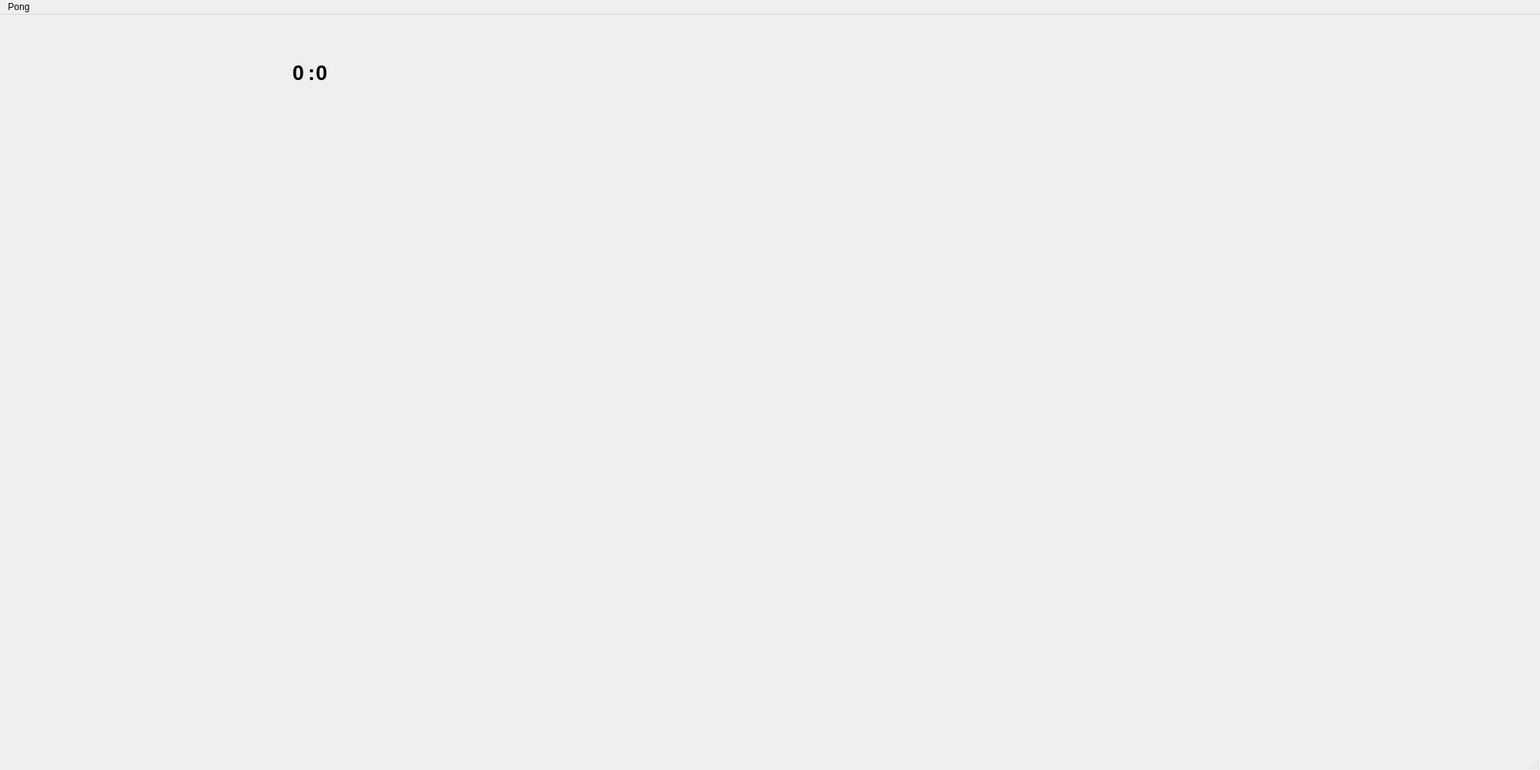
<?xml version="1.0" encoding="UTF-8"?>
<ui version="4.0">
 <class>MainWindow</class>
 <widget class="QMainWindow" name="MainWindow">
  <property name="geometry">
   <rect>
    <x>0</x>
    <y>0</y>
    <width>2000</width>
    <height>1000</height>
   </rect>
  </property>
  <property name="sizePolicy">
   <sizepolicy hsizetype="Fixed" vsizetype="Fixed">
    <horstretch>0</horstretch>
    <verstretch>0</verstretch>
   </sizepolicy>
  </property>
  <property name="minimumSize">
   <size>
    <width>0</width>
    <height>0</height>
   </size>
  </property>
  <property name="maximumSize">
   <size>
    <width>16777215</width>
    <height>16777215</height>
   </size>
  </property>
  <property name="mouseTracking">
   <bool>true</bool>
  </property>
  <property name="windowTitle">
   <string>Pong</string>
  </property>
  <property name="dockOptions">
   <set>QMainWindow::AllowTabbedDocks|QMainWindow::AnimatedDocks</set>
  </property>
  <widget class="QWidget" name="centralwidget">
   <property name="mouseTracking">
    <bool>true</bool>
   </property>
   <widget class="QLabel" name="lblHumanScore">
    <property name="geometry">
     <rect>
      <x>345</x>
      <y>50</y>
      <width>50</width>
      <height>50</height>
     </rect>
    </property>
    <property name="font">
     <font>
      <pointsize>20</pointsize>
      <bold>true</bold>
     </font>
    </property>
    <property name="text">
     <string>0</string>
    </property>
    <property name="alignment">
     <set>Qt::AlignRight|Qt::AlignTrailing|Qt::AlignVCenter</set>
    </property>
   </widget>
   <widget class="QLabel" name="lblAIScore">
    <property name="geometry">
     <rect>
      <x>410</x>
      <y>50</y>
      <width>50</width>
      <height>50</height>
     </rect>
    </property>
    <property name="font">
     <font>
      <pointsize>20</pointsize>
      <bold>true</bold>
     </font>
    </property>
    <property name="text">
     <string>0</string>
    </property>
   </widget>
   <widget class="QLabel" name="lblColon">
    <property name="geometry">
     <rect>
      <x>400</x>
      <y>50</y>
      <width>50</width>
      <height>50</height>
     </rect>
    </property>
    <property name="font">
     <font>
      <pointsize>20</pointsize>
      <bold>true</bold>
     </font>
    </property>
    <property name="text">
     <string>:</string>
    </property>
   </widget>
  </widget>
  <widget class="QMenuBar" name="menubar">
   <property name="geometry">
    <rect>
     <x>0</x>
     <y>0</y>
     <width>2000</width>
     <height>22</height>
    </rect>
   </property>
   <widget class="QMenu" name="menuPong">
    <property name="title">
     <string>Pong</string>
    </property>
    <addaction name="actionNewGame"/>
    <addaction name="actionPause"/>
    <addaction name="actionQuit"/>
   </widget>
   <addaction name="menuPong"/>
  </widget>
  <widget class="QStatusBar" name="statusbar"/>
  <action name="actionNewGame">
   <property name="text">
    <string>Nová hra</string>
   </property>
   <property name="shortcut">
    <string>Ctrl+N</string>
   </property>
  </action>
  <action name="actionPause">
   <property name="text">
    <string>Pauza</string>
   </property>
   <property name="shortcut">
    <string>Space</string>
   </property>
  </action>
  <action name="actionQuit">
   <property name="text">
    <string>Ukončit</string>
   </property>
   <property name="shortcut">
    <string>Esc</string>
   </property>
  </action>
 </widget>
 <resources/>
 <connections>
  <connection>
   <sender>actionQuit</sender>
   <signal>triggered()</signal>
   <receiver>MainWindow</receiver>
   <slot>close()</slot>
   <hints>
    <hint type="sourcelabel">
     <x>-1</x>
     <y>-1</y>
    </hint>
    <hint type="destinationlabel">
     <x>399</x>
     <y>299</y>
    </hint>
   </hints>
  </connection>
 </connections>
</ui>
